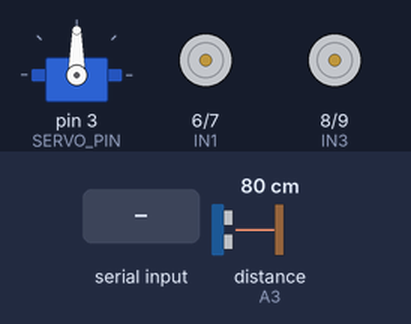
A sketch run on a simulated Arduino Uno, built with avr-gcc and run on an emulated ATmega328P. On the bench: servo, motor-driver pin pairs drawn as motors (green arrow = first pin HIGH = forward, orange = second pin HIGH = backward, longer = more drive, scaled by the enable pin). The inputs (shaded band) are chosen by the test bench; at power-on: distance to the obstacle (sensor on A3) 80 cm. The echo pulse lasts 58.3 µs per cm.

Above: at 1.2 s.
1.3 s: "M" received over Serial
At 2.3 s:
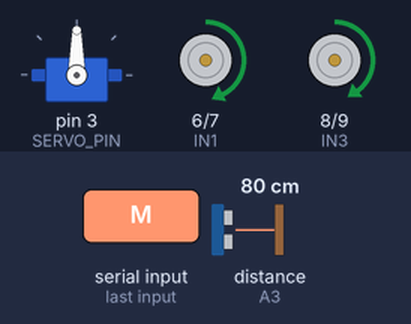
2.8 s: distance to the obstacle (sensor on A3) set to 30 cm
At 3.8 s:
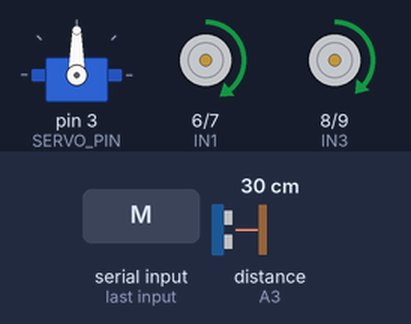
4.3 s: distance to the obstacle (sensor on A3) set to 26 cm
At 4.41 s:
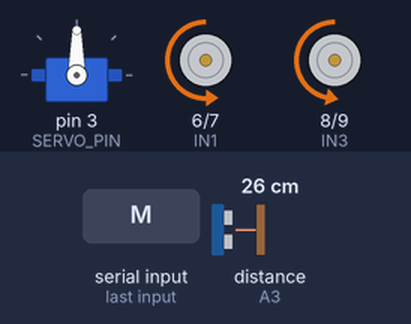
7.3 s: distance to the obstacle (sensor on A3) set to 21 cm
At 8.38 s:
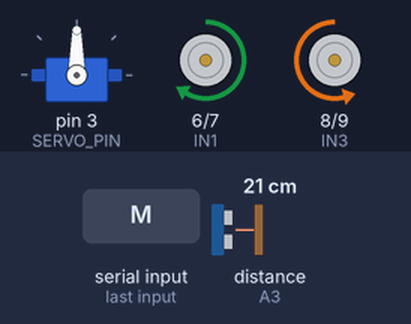
10.3 s: distance to the obstacle (sensor on A3) set to 60 cm
13.3 s: distance to the obstacle (sensor on A3) set to 2 cm
At 14.62 s:
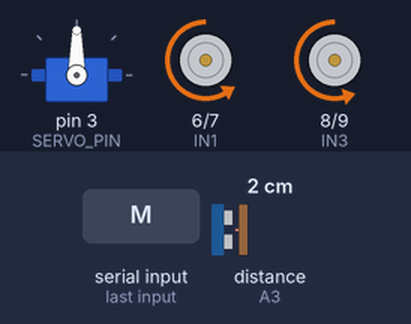
Timing chart, 0 to 17.3 s (numbered marks = the images above; inputs shaded):
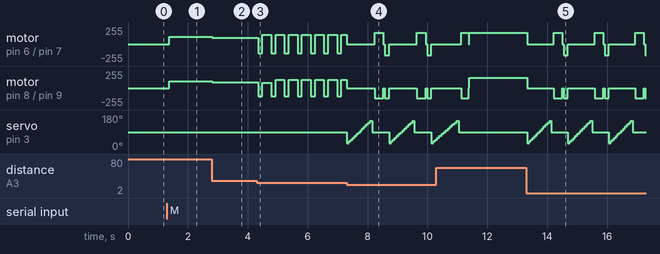

Measured:
- the behaviour switches between 27 and 26 cm on distance to the obstacle (sensor on A3) (found by bisection; images 2 and 3)
- the behaviour switches between 24 and 23 cm on distance to the obstacle (sensor on A3) (found by bisection; images 3 and 4)
- after the input at 1.3 s, motor on pin 6 (IN1) / pin 7 (IN2): stopped → forward 110/255 after 0.07 s; motor on pin 8 (IN3) / pin 9 (IN4): stopped → forward 99/255 after 0.07 s
- after the input at 2.8 s, motor on pin 6 (IN1) / pin 7 (IN2): forward 110/255 → forward 97/255 at once; motor on pin 8 (IN3) / pin 9 (IN4): forward 99/255 → forward 87/255 at once
- after the input at 7.3 s, servo on pin 3 (SERVO_PIN): 90° → 30° at once, then repeats every 1.4 s: 40° 0.07 s, 50° 0.07 s, 60° 0.07 s, 70° 0.07 s, 80° 0.07 s, 90° 0.07 s, 100° 0.07 s, 110° 0.07 s, 120° 0.07 s, 130° 0.07 s, 140° 0.07 s, 150° 0.07 s, 90° 0.56 s, 30° 0.07 s

The sketch:

carrito.ino
```cpp
#include <Arduino.h>
#include <Servo.h>

// ---------------- Pines L298N ----------------
const int ENA = 5;   // PWM motor izquierdo (motor derecho )
const int IN1 = 6;   // dir izq
const int IN2 = 7;
const int IN3 = 8;   // dir der
const int IN4 = 9;
const int ENB = 11;  // PWM motor derecho (motor izquierdo)

// ------------- Sensor y Servo ---------------
const int TRIG_PIN = A2;
const int ECHO_PIN = A3;
const int SERVO_PIN = 3;

// ------------ Velocidades/Tiempos -----------
const int VEL_MANUAL = 150;
const int VEL_AUTO   = 110;
const int T_PASO     = 200;  // ms
const int T_GIRO     = 170;  // ms (ligeramente mayor)
const int PWM_GIRO   = 170;  // PWM en giros sobre su eje

// ---------- Umbrales de seguridad -----------
const unsigned long TIMEOUT_US = 25000UL; // 25ms ~4m
const int DIST_STOP = 22;   // <=: frena YA (súbelo si aún “toca”)
const int DIST_SLOW = 40;   // zona de desaceleración
const int DIST_SAFE = 60;   // >: avance normal

// ------- Trim/calibración de motores --------
// Si el izq corre más: baja TRIM_L (ej. 0.90)
// Si el der corre más: baja TRIM_R
const float TRIM_L = 1.00;
const float TRIM_R = 0.90;

// -------- Estado y servo de escaneo ---------
bool modoAutomatico = false;
Servo sensorServo;

// ----------------- Helpers ------------------
int clip(int v, int lo, int hi) { return v < lo ? lo : (v > hi ? hi : v); }

void setMotorIzq(int pwm, bool forward) {
  pwm = clip(pwm, 0, 255);
  pwm = (int)clip((int)(pwm * TRIM_L), 0, 255);
  digitalWrite(IN1, forward ? HIGH : LOW);
  digitalWrite(IN2, forward ? LOW  : HIGH);
  analogWrite(ENA, pwm);
}

void setMotorDer(int pwm, bool forward) {
  pwm = clip(pwm, 0, 255);
  pwm = (int)clip((int)(pwm * TRIM_R), 0, 255);
  digitalWrite(IN3, forward ? HIGH : LOW);
  digitalWrite(IN4, forward ? LOW  : HIGH);
  analogWrite(ENB, pwm);
}

void parar() {
  analogWrite(ENA, 0);
  analogWrite(ENB, 0);
}

void adelantePWM(int pwm) {
  setMotorIzq(pwm, true);
  setMotorDer(pwm, true);
}

void atrasPWM(int pwm) {
  setMotorIzq(pwm, false);
  setMotorDer(pwm, false);
}

// --------- Movimientos manuales cortos -------
void pasoAdel() { adelantePWM(VEL_MANUAL); delay(T_PASO); parar(); }
void pasoAtras(){ atrasPWM(VEL_MANUAL);    delay(T_PASO); parar(); }
void pasoIzq()  { setMotorIzq(PWM_GIRO, true);
                  setMotorDer(PWM_GIRO, false);
                  delay(T_GIRO); parar(); }
void pasoDer()  { setMotorIzq(PWM_GIRO, false);
                  setMotorDer(PWM_GIRO, true);
                  delay(T_GIRO); parar(); }

// -------------- Sensor distancia -------------
unsigned int medirDistanciaCM_una() {
  digitalWrite(TRIG_PIN, LOW);  delayMicroseconds(2);
  digitalWrite(TRIG_PIN, HIGH); delayMicroseconds(10);
  digitalWrite(TRIG_PIN, LOW);

  unsigned long t = pulseIn(ECHO_PIN, HIGH, TIMEOUT_US);
  if (t == 0) return 0; // sin eco (muy lejos o sin objeto)
  unsigned int cm = (unsigned int)(t * 0.0343 / 2.0);
  if (cm > 500) cm = 500;
  return cm;
}

// Mediana de 3 (robusta). Trata 0 como “muy lejos” para anti-choque.
unsigned int distanciaMedianaCM() {
  unsigned int a = medirDistanciaCM_una();
  unsigned int b = medirDistanciaCM_una();
  unsigned int c = medirDistanciaCM_una();

  auto norm = [](unsigned int x){ return x == 0 ? 500u : x; };
  a = norm(a); b = norm(b); c = norm(c);

  // mediana simple
  unsigned int m = a;
  if ((a >= b && a <= c) || (a <= b && a >= c)) m = a;
  else if ((b >= a && b <= c) || (b <= a && b >= c)) m = b;
  else m = c;
  return m;
}

// Escaneo suave para elegir mejor ángulo
int escanearSuave() {
  unsigned int maxDist = 0;
  int mejorAng = 90;

  for (int ang = 30; ang <= 150; ang += 10) {
    sensorServo.write(ang);
    delay(60); // asentamiento del servo
    unsigned int d = distanciaMedianaCM(); // ya trata 0 como muy lejos
    if (d > maxDist) { maxDist = d; mejorAng = ang; }
  }
  sensorServo.write(90);
  delay(80);
  return mejorAng;
}

// Avanza en “micro-pasos” controlando velocidad y frenando si entra en zona STOP.
// Devuelve false si tuvo que frenar por seguridad.
bool avanzaConChequeo(unsigned long ms_total) {
  unsigned long t0 = millis();
  while (millis() - t0 < ms_total) {
    unsigned int d = distanciaMedianaCM();
    if (d <= DIST_STOP) { parar(); return false; }

    int pwm;
    if (d <= DIST_SLOW) {
      // Desacelera linealmente entre DIST_STOP..DIST_SLOW
      pwm = map((int)d, DIST_STOP + 1, DIST_SLOW, 90, VEL_AUTO);
      pwm = clip(pwm, 80, VEL_AUTO);
    } else {
      pwm = VEL_AUTO;
    }
    adelantePWM(pwm);
    delay(30); // paso corto y vuelve a medir
  }
  return true;
}

void modoAuto() {
  // Mirar al frente y medir de forma robusta
  sensorServo.write(90);
  delay(40);
  unsigned int d = distanciaMedianaCM();

  // Si aún está muy cerca, da un respiro hacia atrás
  if (d <= DIST_STOP + 3) {
    parar();
    atrasPWM(140);
    delay(140);
    parar();
  }

  // Si está libre (>= DIST_SAFE), avanzar con chequeo continuo
  if (d >= DIST_SAFE) {
    avanzaConChequeo(250);  // avanza ~0.25s con verificación recurrente
    return;
  }

  // Zona lenta: avanza pero controlado. Si no puede, escanea.
  if (d > DIST_STOP && d < DIST_SAFE) {
    bool pudo = avanzaConChequeo(220);
    if (pudo) return;
  }

  // Objeto cerca: detener, escanear y girar hacia el mejor ángulo
  parar();
  int angulo = escanearSuave();

  if (angulo < 85) {
    // gira un poco más si está muy hacia un lado
    setMotorIzq(PWM_GIRO, true);
    setMotorDer(PWM_GIRO, false);
    delay(map(90 - angulo, 0, 60, T_GIRO, T_GIRO + 120));
    parar();
  } else if (angulo > 95) {
    setMotorIzq(PWM_GIRO, false);
    setMotorDer(PWM_GIRO, true);
    delay(map(angulo - 90, 0, 60, T_GIRO, T_GIRO + 120));
    parar();
  } else {
    // centro: intenta avanzar suave
    adelantePWM(VEL_AUTO);
    delay(120);
    parar();
  }

  // Tras girar, avanza un poco con chequeo para confirmar que no va a chocar
  avanzaConChequeo(260);
}

// ----------------- Setup / Loop ----------------
void setup() {
  pinMode(IN1, OUTPUT); pinMode(IN2, OUTPUT);
  pinMode(IN3, OUTPUT); pinMode(IN4, OUTPUT);
  pinMode(ENA, OUTPUT); pinMode(ENB, OUTPUT);

  pinMode(TRIG_PIN, OUTPUT);
  pinMode(ECHO_PIN, INPUT);

  sensorServo.attach(SERVO_PIN);
  sensorServo.write(90);

  Serial.begin(9600);
  parar();
}

void loop() {
  if (Serial.available()) {
    char c = Serial.read();
    if (c == 'M') {
      modoAutomatico = !modoAutomatico;
      if (!modoAutomatico) parar();
    } else if (!modoAutomatico) {
      switch (c) {
        case 'A': pasoAdel(); break;
        case 'B': pasoAtras(); break;
        case 'C': pasoIzq();   break;
        case 'D': pasoDer();   break;
        default:  parar();     break;
      }
    }
  }

  if (modoAutomatico) {
    modoAuto();
  }
}
```
